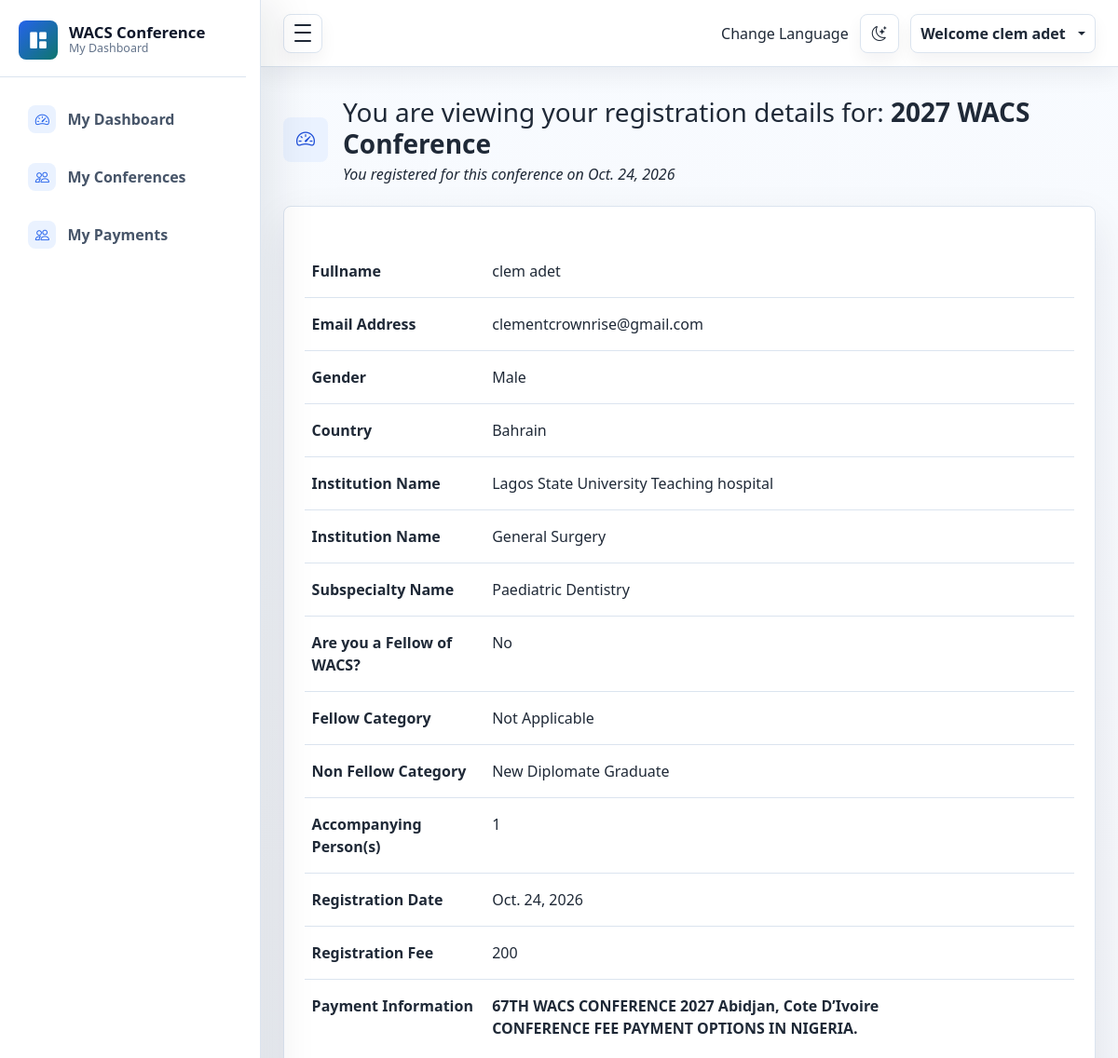
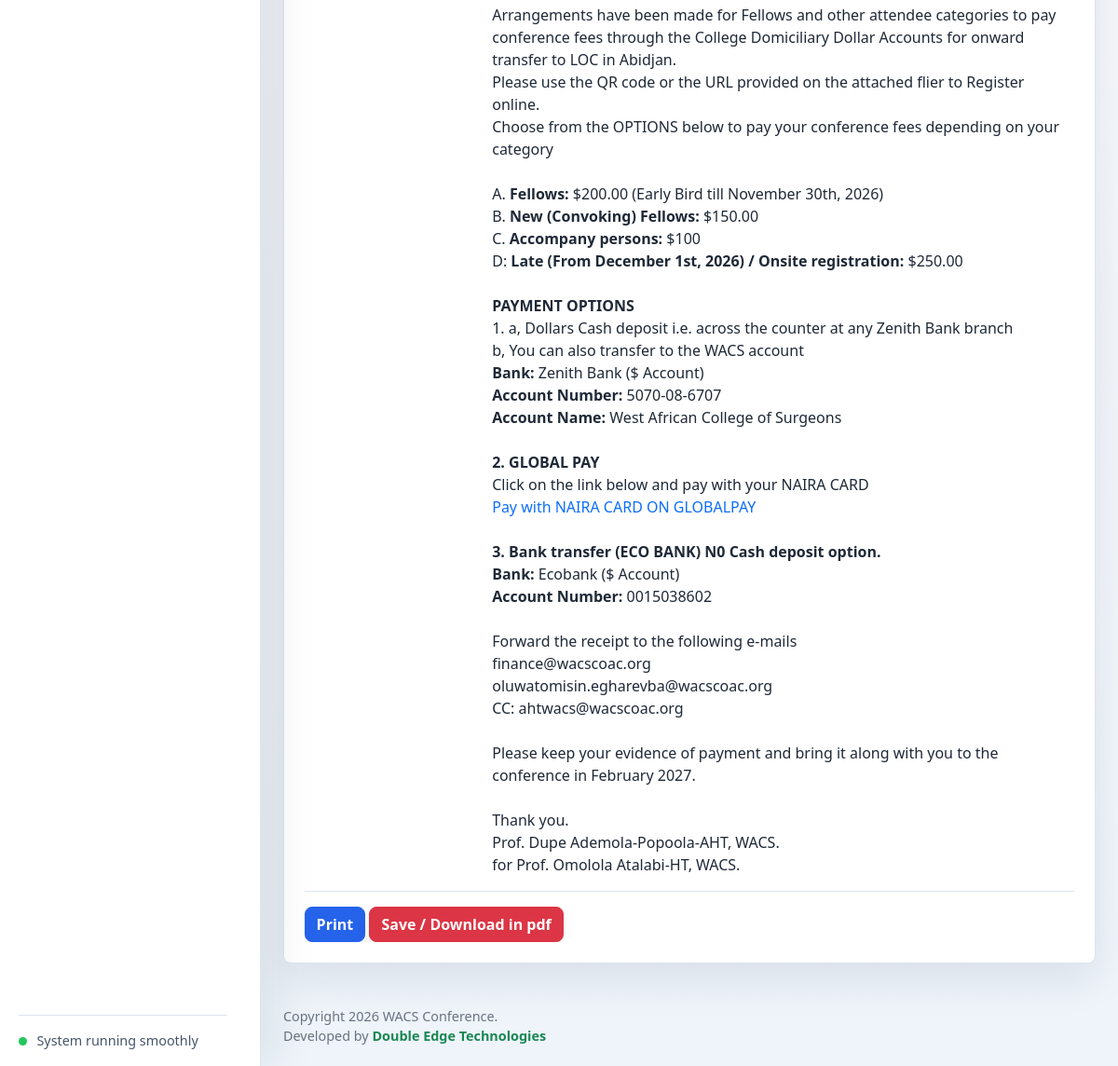
Screenshot of /myconferencedetails/3/ (signed in) with the database file from the repository (2 pictures, top to bottom).
### accounts/models.py (models this page shows, shortened)
class Account(AbstractBaseUser, PermissionsMixin):
    USER_TYPE_CHOICES = (
        ("candidate", "Candidate"),
        ("reviewer", "Reviewer"),
        ("admin", "Admin"),
        ("staff", "Staff"),
    )
    first_name = models.CharField(max_length=50)
    last_name = models.CharField(max_length=50)
    username = models.CharField(
        max_length=50,
        unique=True
    )
    email = models.EmailField(
        max_length=100,
        unique=True
    )
    phone_number = models.CharField(
        max_length=50,
        blank=True,
        null=True
    )
    faculty = models.ForeignKey(
        Faculty,
        on_delete=models.PROTECT,
        blank=True,
        null=True
    )
    user_type = models.CharField(
        max_length=20,
        choices=USER_TYPE_CHOICES,
        default="candidate"
    )
    date_joined = models.DateTimeField(auto_now_add=True)
    last_login = models.DateTimeField(
        auto_now=True
    )
    is_active = models.BooleanField(default=True)
    is_staff = models.BooleanField(default=False)
    is_admin = models.BooleanField(default=False)
    is_superadmin = models.BooleanField(default=False)
    objects = MyAccountManager()
    USERNAME_FIELD = "email"
    REQUIRED_FIELDS = [
        "username",
        "first_name",
        "last_name",
    ]
    class Meta:
        verbose_name = "Account"
        verbose_name_plural = "Accounts"

### confregdetails/models.py (models this page shows, shortened)
class Confregdetail(models.Model):
    user = models.ForeignKey(Account, on_delete=models.CASCADE, null=True, blank=True)
    conferencename = models.ForeignKey(Conferencename,on_delete=models.CASCADE )
    institutionName = models.CharField(max_length=200)
    accompany = models.CharField(max_length=5, choices=Accom)
    wacsfellow = models.CharField(max_length=5, choices=Yes_NO)
    registration_category = models.CharField(max_length=50, choices=REG_CAT, blank=True, null=True)
    wacsfellowtype = models.CharField(max_length=200, blank=True, null=True, choices=FELLOWTYPE_CHOICES)
    gender = models.CharField(max_length=7, choices=GENDER)
    subspecialty = models.CharField(max_length=200, choices=SUBSPECIALTY_CHOICES,
                                     blank=True, null=True)
    country = models.CharField(max_length=200, choices=COUNTRY_CHOICES)
    faculty = models.ForeignKey(Faculty, on_delete=models.CASCADE)
    created_at = models.DateField(auto_now_add=True)
    updated_at = models.DateField(auto_now_add=True)

### conferencename/models.py (models this page shows)
class Conferencename(models.Model):
    name = models.CharField(max_length=200, unique=True)
    normalregistration_fee = models.CharField(max_length=200)
    lateregistration_fee = models.CharField(max_length=200)
    lateregistration_start_date = models.DateField(null=True, blank=True)
    conferencestartdate = models.DateField(null=True, blank=True)
    conferenceenddate = models.DateField(null=True, blank=True)
    created_at = models.DateField(auto_now_add=True)
    updated_at = models.DateField(auto_now=True)
    venue = models.CharField(max_length=300, blank=True, null=True)
    def __str__(self):
        return self.name

### faculty/models.py (models this page shows)
class Faculty(models.Model):
    faculty_name = models.CharField(max_length=50, unique=True)
    def __str__(self):
        return self.faculty_name

### accounts/views.py (the view)
# urls.py: path('myconferencedetails/<int:id>/', views.myconferencedetails, name='myconferencedetails'),
@login_required
def myconferencedetails(request, id):
    details = get_object_or_404(Confregdetail,id=id)
    if details.user == request.user:
        print("it is the same user")
    else:
        raise PermissionDenied("You do not have permission to view this detail.")
    context = {
            'details':details
    }
    return render(request, 'confregdetails/details.html', context )

### templates/confregdetails/details.html (shortened to what this page needs)
{% load static %}
{% include 'includes/aside.html' %}
{% include 'includes/navigation.html' %}
      <main class="dashboard-content">
        <div class="container-fluid px-3 px-lg-4 py-4">
          <div class="page-heading">
            <div class="page-heading-copy">
              <span class="page-icon"><i class="bi bi-speedometer2" aria-hidden="true"></i></span>
              <div>
                <h2 class="h3 mb-1">You are viewing your registration details for: <b>{{ details.conferencename }}</b> </h2>
                <i>You registered for this conference on {{ details.created_at }}</i>
              </div>
            </div>
           </div>
          <section class="panel mt-3">
             <div class="table-responsive">
            <table class="table">
                    <tr>
                    <td><b>Fullname</b> </td>
                    <td>{{ user.first_name}} {{ user.last_name}}</td>
                </tr>
                 <tr>
                    <td><b>Email Address</b> </td>
                    <td>{{ user.email }}</td>
                </tr>
                <tr>
                    <td><b>Gender</b> </td>
                    <td>{{ details.gender }}</td>
                </tr>
                 <tr>
                    <td><b>Country</b> </td>
                    <td>{{ details.country }}</td>
                </tr>
                <tr >
                    <td><b>Institution Name</b></td>
                    <td>{{ details.institutionName }}</td>
                </tr>
                   <tr>
                    <td><b>Institution Name</b></td>
                    <td>{{ details.faculty }}</td>
                </tr>
                   <tr>
                    <td><b>Subspecialty Name</b></td>
                    <td>{{ details.subspecialty }}</td>
                </tr>
                 <tr>
                    <td><b>Are you a Fellow of WACS?</b></td>
                    <td>{{ details.wacsfellow }}</td>
                </tr>
                 <tr>
                    <td><b>Fellow Category</b></td>
                    <td>{{ details.wacsfellowtype }}</td>
                </tr>
                  <tr>
                    <td><b>Non Fellow Category</b></td>
                    <td>{{ details.registration_category }}</td>
                </tr>
                 <tr>
                    <td><b>Accompanying Person(s)</b></td>
                    <td>{{ details.accompany }}</td>
                </tr>
                 <tr>
                    <td><b>Registration Date</b> </td>
                    <td>{{ details.created_at }}</td>
                </tr>
                  <tr>
                    <td><b>Registration Fee</b> </td>
                    <td>
                    {% if details.created_at < details.conferencename.lateregistration_start_date  %}
                    {{ details.conferencename.normalregistration_fee }}
                    {% else %}
                    {{ details.conferencename.lateregistration_fee }}
                    {% endif %}
                    </td>
                </tr>
                <tr>
                  <td><b>Payment Information</b> </td>
                    <td><b>67TH WACS CONFERENCE 2027 Abidjan, Cote D’Ivoire<br>
CONFERENCE FEE PAYMENT OPTIONS IN NIGERIA.</b><br><br>
Arrangements have been made for Fellows and other attendee categories to pay<br>
conference fees through the College Domiciliary Dollar Accounts for onward transfer to LOC in Abidjan.<br>
Please use the QR code or the URL provided on the attached flier to Register online.<br>
Choose from the OPTIONS below to pay your conference fees depending on your category<br><br>
A. <b>Fellows:</b> $200.00 (Early Bird till November 30th, 2026)<br>
B. <b>New (Convoking) Fellows:</b> $150.00<br>
C. <b>Accompany persons:</b> $100<br>
D: <b>Late (From December 1st, 2026) / Onsite registration:</b> $250.00<br><br>
<b>PAYMENT OPTIONS</b><br>
1. a, Dollars Cash deposit   i.e. across the counter at any Zenith Bank branch<br>
b, You can also transfer to the WACS account<br>
<b>Bank:</b> Zenith Bank ($ Account)<br>
<b>Account Number:</b> 5070-08-6707<br>
<b>Account Name:</b> West African College of Surgeons<br><br>
<b>2. GLOBAL PAY</b><br>
Click on the link below  and pay with  your NAIRA CARD<br>
<a href="https://checkout.globalpay.ng/payment-form/7nw6mlqzqzlt"
target="_blank">Pay with NAIRA CARD ON GLOBALPAY</a><br>
<br>
<b>3. Bank transfer (ECO BANK) N0 Cash deposit option.</b><br>
<b>Bank:</b> Ecobank ($ Account)<br>
<b>Account Number:</b> 0015038602<br><br>
Forward the receipt to the following e-mails<br>
finance@wacscoac.org<br>
oluwatomisin.egharevba@wacscoac.org<br>
CC: ahtwacs@wacscoac.org<br>
<br>
Please keep your evidence of payment and bring it along with you  to the conference in February 2027.
<br><br>Thank you.<br>
Prof. Dupe Ademola-Popoola-AHT, WACS.<br>
for Prof. Omolola Atalabi-HT, WACS.</td>
                </tr>
            </table>
            <button class="btn btn-primary mr-2" onclick="window.print()">Print</button>
                <button class="btn btn-danger ml-4" onclick="window.print()">Save / Download in pdf</button>
            </div>
          </section>
        </div>
      </main>
{% include 'includes/footer.html' %}

### templates/includes/navigation.html (shortened to what this page needs)
    {% load static %}
    <div class="admin-main">
      <nav class="navbar admin-navbar navbar-expand bg-white">
        <div class="container-fluid px-3 px-lg-4">
          <button class="sidebar-toggle" type="button" data-sidebar-toggle
           aria-controls="adminSidebar" aria-expanded="true" aria-label="Toggle sidebar">
            <span></span>
            <span></span>
            <span></span>
          </button>
          <div class="navbar-actions ms-auto">
 <div class="gtranslate_wrapper">Change Language  </div>
            <button class="icon-button theme-toggle" type="button" data-theme-toggle
            aria-label="Switch color theme" title="Switch color theme">
              <i class="bi bi-moon-stars" data-theme-icon aria-hidden="true"></i>
            </button>
            <div class="dropdown">
              <button class="profile-button dropdown-toggle" type="button"
              data-bs-toggle="dropdown" aria-expanded="false">
                 Welcome {{ user.first_name}} {{ user.last_name}}
              </button>
            </div>
          </div>
        </div>
      </nav>

### rows the page displays
Account: first_name "clem", last_name "adet", email "clementcrownrise@gmail.com"
Confregdetail: conferencename "2027 WACS Conference", created_at "Oct. 24, 2026", gender "Male", country "Bahrain", institutionName "Lagos State University Teaching hospital", faculty "General Surgery", subspecialty "Paediatric Dentistry", wacsfellow "No", wacsfellowtype "Not Applicable", registration_category "New Diplomate Graduate", accompany "1", conferencename.normalregistration_fee "200"
